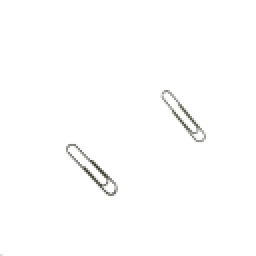
#> input picture muestras-procesadas/negativo1.png, 128 x 128 px, found by its file name (shown 2 times larger); its folder holds only this picture in this run
$ python convertir_imagenes.py
#> lines starting #> are read from the running program, lines starting #| are printed output that depends on the picture; after the words box and inside, x2 and y2 are one past the last pixel; in counts of white or black regions, pixels touching at a corner belong together
import os
import numpy as np
from PIL import Image
import csv

CARPETA_IMAGENES = r"C:\Users\Valery Carranza\Desktop\IA en IE\proyecto1\muestras-procesadas"    # Acceso a la carpeta donde están los .png
ARCHIVO_CSV      = "dataset.csv"       # nombre del CSV de salida
UMBRAL           = 128                 # píxeles >= umbral → 1 (blanco)
                                       # píxeles <  umbral → 0 (objeto)


def imagen_a_vector(ruta_imagen: str, umbral: int = 128) -> np.ndarray:

#> called with umbral = 128
    img = Image.open(ruta_imagen).convert("L")   # asegura escala de grises

    # Verificación de tamaño
    if img.size != (128, 128):
        raise ValueError(
            f"La imagen '{ruta_imagen}' tiene tamaño {img.size}, "
            "se esperaba (128, 128). Revisa el preprocesamiento."
        )

    arr = np.array(img)                          # shape (128, 128), valores 0-255
    binario = (arr >= umbral).astype(int)        # 1=blanco, 0=objeto
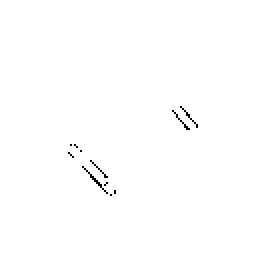
#> binario: shape (128, 128) int64 (shown 2 times larger); values 0 (black) and 1 (white), 99.6% white; black in thin lines or dots, all inside (x1, y1, x2, y2) = (34, 53, 99, 98)
    return binario.flatten()                     # vector de 16 384 elementos


def obtener_etiqueta(nombre_archivo: str) -> int:
    """
    Devuelve 1 si el nombre empieza con 'positivo', 0 si empieza con 'negativo'.
    Lanza un error si el nombre no coincide con ninguno.
    """
    nombre = nombre_archivo.lower()
    if nombre.startswith("positivo"):
        return 1
    elif nombre.startswith("negativo"):
        return 0
    else:
        raise ValueError(
            f"No se pudo determinar la clase del archivo '{nombre_archivo}'. "
            "El nombre debe comenzar con 'positivo' o 'negativo'."
        )


def main():
    # Listar archivos .png ordenados
    archivos = sorted([
        f for f in os.listdir(CARPETA_IMAGENES)
        if f.lower().endswith(".png")
    ])

    if not archivos:
        print(f"[ERROR] No se encontraron archivos .png en '{CARPETA_IMAGENES}'.")
        return

    print(f"Se encontraron {len(archivos)} imágenes. Procesando...\n")

    filas = []
    errores = []

    for nombre in archivos:
        ruta = os.path.join(CARPETA_IMAGENES, nombre)
        try:
            vector   = imagen_a_vector(ruta, UMBRAL)
#> vector = 16384 values, max 1 at index 0, min 0 at index 6874, mean 0.996
            etiqueta = obtener_etiqueta(nombre)
            fila     = np.append(vector, etiqueta)   # 16 384 píxeles + 1 etiqueta
#> fila = 16385 values, max 1 at index 0, min 0 at index 6874, mean 0.996
            filas.append(fila)
            print(f"  ✓ {nombre:30s}  etiqueta={etiqueta}  "
                  f"píxeles_objeto={int((vector == 0).sum())}")
#|   ✓ negativo1.png                   etiqueta=0  píxeles_objeto=65
        except Exception as e:
            errores.append(nombre)
            print(f"  x  {nombre}: {e}")

    if not filas:
        print("\n[ERROR] No se procesó ninguna imagen correctamente.")
        return

    #  Construir encabezado
    n_pixeles  = 128 * 128
    encabezado = [f"p{i}" for i in range(n_pixeles)] + ["etiqueta"]

    # Guardar CSV
    with open(ARCHIVO_CSV, "w", newline="") as f:
        writer = csv.writer(f)
        writer.writerow(encabezado)
        writer.writerows([fila.tolist() for fila in filas])

    etiquetas  = [int(fila[-1]) for fila in filas]
#> etiquetas = [0]
    n_pos      = etiquetas.count(1)
#> n_pos = 0
    n_neg      = etiquetas.count(0)
#> n_neg = 1
    n_cols     = len(encabezado)

    print(f"""

  CSV generado : {ARCHIVO_CSV}
  Filas        : {len(filas)}  (positivos={n_pos}, negativos={n_neg})
  Columnas     : {n_cols}  (16 384 píxeles + 1 etiqueta)
  Errores      : {len(errores)}

""")
#|   CSV generado : dataset.csv
#|   Filas        : 1  (positivos=0, negativos=1)
#|   Columnas     : 16385  (16 384 píxeles + 1 etiqueta)
#|   Errores      : 0

    if errores:
        print("Archivos con error:")
        for e in errores:
            print(f"  - {e}")


if __name__ == "__main__":
    main()

$ run again, on muestras-procesadas/negativo13.png
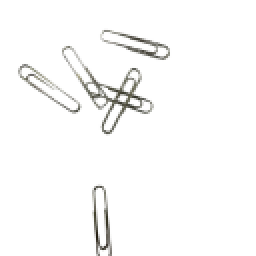
#> input picture muestras-procesadas/negativo13.png, 128 x 128 px, found by its file name (shown 2 times larger)
#> in imagen_a_vector, `binario = (arr >= umbral).astype(int)`:
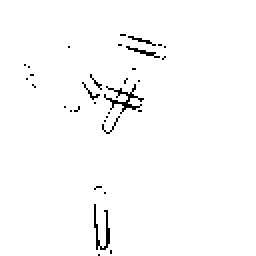
#> binario: shape (128, 128) int64 (shown 2 times larger); values 0 (black) and 1 (white), 98.4% white; black in thin lines or dots, all inside (x1, y1, x2, y2) = (12, 17, 83, 128)
#> vector = 16384 values, max 1 at index 0, min 0 at index 2236, mean 0.984
#> fila = 16385 values, max 1 at index 0, min 0 at index 2236, mean 0.983
#|   ✓ negativo13.png                  etiqueta=0  píxeles_objeto=270
#> etiquetas = [0]
#> n_pos = 0
#> n_neg = 1
#|   CSV generado : dataset.csv
#|   Filas        : 1  (positivos=0, negativos=1)
#|   Columnas     : 16385  (16 384 píxeles + 1 etiqueta)
#|   Errores      : 0

$ run again, on muestras-procesadas/negativo14.png
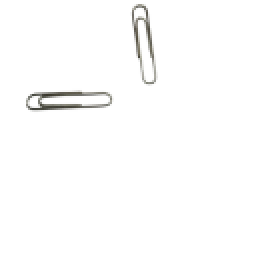
#> input picture muestras-procesadas/negativo14.png, 128 x 128 px, found by its file name (shown 2 times larger)
#> in imagen_a_vector, `binario = (arr >= umbral).astype(int)`:
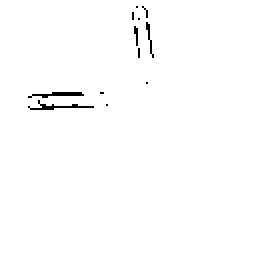
#> binario: shape (128, 128) int64 (shown 2 times larger); values 0 (black) and 1 (white), 99.1% white; black in thin lines or dots, all inside (x1, y1, x2, y2) = (14, 3, 77, 55)
#> vector = 16384 values, max 1 at index 0, min 0 at index 452, mean 0.991
#> fila = 16385 values, max 1 at index 0, min 0 at index 452, mean 0.991
#|   ✓ negativo14.png                  etiqueta=0  píxeles_objeto=149
#> etiquetas = [0]
#> n_pos = 0
#> n_neg = 1
#|   CSV generado : dataset.csv
#|   Filas        : 1  (positivos=0, negativos=1)
#|   Columnas     : 16385  (16 384 píxeles + 1 etiqueta)
#|   Errores      : 0

$ run again, on muestras-procesadas/negativo10.png
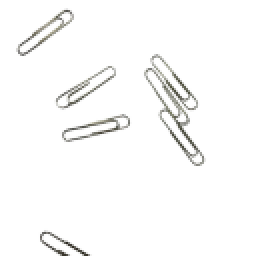
#> input picture muestras-procesadas/negativo10.png, 128 x 128 px, found by its file name (shown 2 times larger)
#> in imagen_a_vector, `binario = (arr >= umbral).astype(int)`:
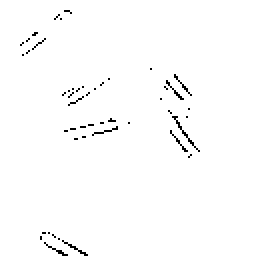
#> binario: shape (128, 128) int64 (shown 2 times larger); values 0 (black) and 1 (white), 98.7% white; black in thin lines or dots, all inside (x1, y1, x2, y2) = (10, 5, 100, 128)
#> vector = 16384 values, max 1 at index 0, min 0 at index 672, mean 0.987
#> fila = 16385 values, max 1 at index 0, min 0 at index 672, mean 0.987
#|   ✓ negativo10.png                  etiqueta=0  píxeles_objeto=206
#> etiquetas = [0]
#> n_pos = 0
#> n_neg = 1
#|   CSV generado : dataset.csv
#|   Filas        : 1  (positivos=0, negativos=1)
#|   Columnas     : 16385  (16 384 píxeles + 1 etiqueta)
#|   Errores      : 0
